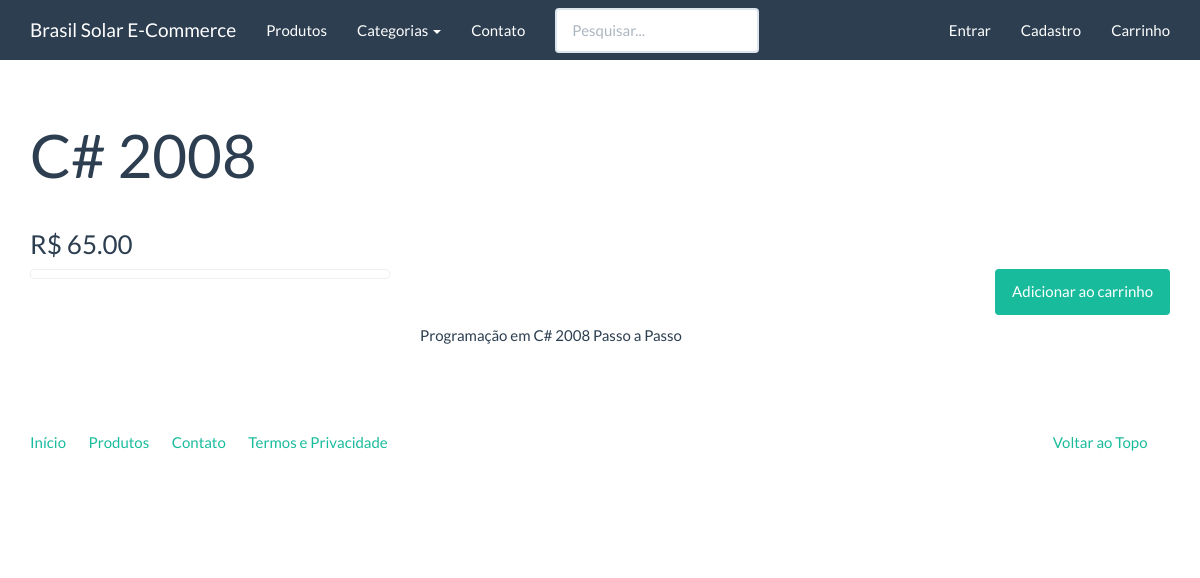
Screenshot of /catalogo/produtos/c2008/ with the database file from the repository.
### catalog/models.py (models this page shows)
class Product(models.Model):
    name = models.CharField('Nome', max_length=100)
    slug = models.SlugField('Identificador', max_length=100)
    category = models.ForeignKey('catalog.Category', verbose_name='Categoria')
    description = models.TextField('Descrição', blank=True)
    price = models.DecimalField('Preço', decimal_places=2, max_digits=8)
    created = models.DateField('Criado em', auto_now_add=True)
    modified = models.DateField('Modificado em', auto_now=True)
    image = models.ImageField('Imagem', upload_to='products', blank=True, null=True)
    def __str__(self):
        return self.name
    def get_absolute_url(self):
        return reverse('catalog:product', kwargs={'slug': self.slug})
    class Meta:
        verbose_name = 'Produto'
        verbose_name_plural = 'Produtos'
        ordering = ['name']

### catalog/views.py (the view)
# urls.py: url(r'^produtos/(?P<slug>[\w_-]+)/$', views.product, name='product'),
@cache_page(60)
def product(request, slug):
    product = Product.objects.get(slug=slug)
    context = {
        'product': product
    }
    return render(request, 'catalog/product.html', context)

### catalog/context_processors.py (called while the page is built)
def categories(request):
    return {
        'categories': Category.objects.all()
    }

### catalog/models.py (called while the page is built)
    def get_absolute_url(self):
        return reverse('catalog:category', kwargs={'slug': self.slug})

### catalog/templates/catalog/product.html (shortened to what this page needs)
{% extends "base.html" %}
{% load thumbnail %}
{% block container %}
    <div class="page-header">
    <h1>{{ product }}</h1>
    </div>
    <h3>R$ {{ product.price }}</h3>
    <div class="row">
    <div class="col-sm-4">
        <a href="{{ product.get_absolute_url}}" class="thumbnail">
        </a>
    </div>
    <div class="col-sm-8">
        <p class="text-right">
            <a href="{% url 'checkout:create_cartitem' product.slug %}" class="btn btn-success">
                Adicionar ao carrinho
            </a>
        </p>
        {{ product.description|linebreaks }}
    </div>
    </div>
{% endblock %}

### rows the page displays
Product: name "C# 2008", price "65.00", description "Programação em C# 2008 Passo a Passo"
